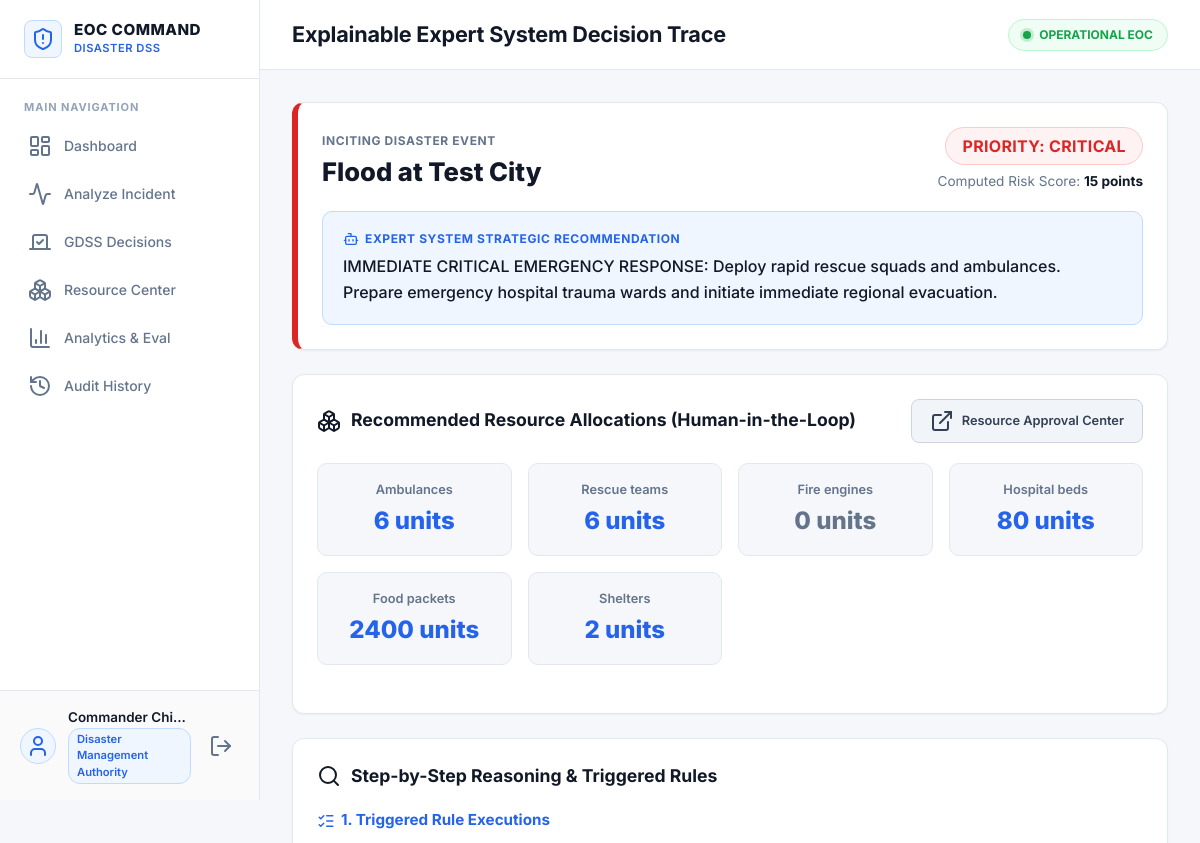
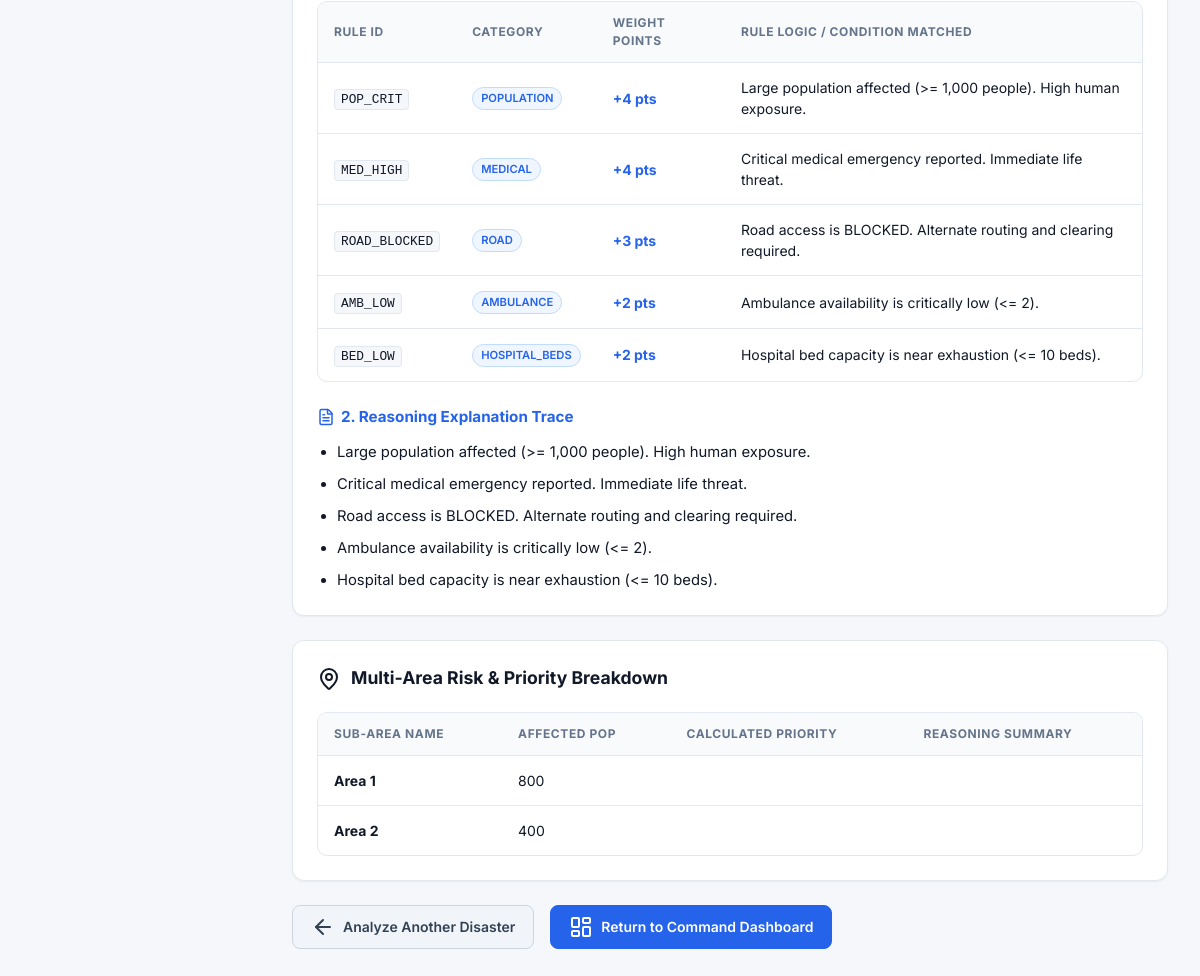
/disaster/3/explain (signed in), run on the app's committed database (2 pictures, top to bottom).
### tables this page shows
CREATE TABLE disasters (
            id INTEGER PRIMARY KEY AUTOINCREMENT,
            disaster_type TEXT NOT NULL,
            location TEXT NOT NULL,
            people_affected INTEGER,
            medical_emergency TEXT,
            road_status TEXT,
            available_ambulances INTEGER,
            hospital_beds INTEGER,
            priority TEXT,
            recommendation TEXT,
            created_at TEXT
        , status TEXT DEFAULT 'ACTIVE');

CREATE TABLE affected_areas (
            id INTEGER PRIMARY KEY AUTOINCREMENT,
            disaster_id INTEGER NOT NULL,
            area_name TEXT NOT NULL,
            people_affected INTEGER DEFAULT 0,
            medical_emergency TEXT DEFAULT 'LOW',
            road_status TEXT DEFAULT 'ACCESSIBLE',
            specific_metrics_json TEXT,
            calculated_priority TEXT DEFAULT 'LOW',
            reasoning_json TEXT,
            created_at TEXT,
            FOREIGN KEY (disaster_id) REFERENCES disasters(id) ON DELETE CASCADE
        );

### app/routes/disaster_routes.py (the view)
@disaster_bp.route("/disaster/<int:disaster_id>/explain")
@login_required
def explain(disaster_id):
    disaster = get_disaster_by_id(disaster_id)
    if not disaster:
        flash("Disaster incident not found.", "warning")
        return redirect(url_for("disaster.dashboard"))
    areas = get_affected_areas_by_disaster(disaster_id)
    engine = RuleEngine()
    eval_result = engine.evaluate_area(disaster["disaster_type"], {
        "people_affected": disaster["people_affected"],
        "medical_emergency": disaster["medical_emergency"],
        "road_status": disaster["road_status"],
        "ambulances": disaster["available_ambulances"],
        "hospital_beds": disaster["hospital_beds"]
    })
    return render_template(
        "result.html",
        disaster_id=disaster["id"],
        disaster_type=disaster["disaster_type"],
        location=disaster["location"],
        people_affected=disaster["people_affected"],
        medical_emergency=disaster["medical_emergency"],
        road_status=disaster["road_status"],
        priority=disaster["priority"],
        score=eval_result["score"],
        recommendation=disaster["recommendation"],
        resource_recommendations=eval_result["resource_recommendations"],
        reasons=eval_result["reasons"],
        triggered_rules=eval_result["triggered_rules"],
        evaluated_areas=areas
    )

### app/db.py (called while the page is built)
def get_db():
    conn = sqlite3.connect(DATABASE_PATH, timeout=30.0)
    try:
        conn.execute("PRAGMA journal_mode=WAL;")
    except Exception:
        pass
    conn.row_factory = sqlite3.Row
    return conn

### app/models.py (called while the page is built)
def get_disaster_by_id(disaster_id):
    conn = get_db()
    disaster = conn.execute("SELECT * FROM disasters WHERE id = ?", (disaster_id,)).fetchone()
    conn.close()
    return disaster

def get_affected_areas_by_disaster(disaster_id):
    conn = get_db()
    areas = conn.execute("SELECT * FROM affected_areas WHERE disaster_id = ? ORDER BY id ASC", (disaster_id,)).fetchall()
    conn.close()
    return areas

### app/routes/auth_routes.py (called while the page is built)
def login_required(f):
    @wraps(f)
    def decorated_function(*args, **kwargs):
        if "user_id" not in session:
            flash("Please log in to access this page.", "warning")
            return redirect(url_for("auth.login"))
        return f(*args, **kwargs)
    return decorated_function

### app/templates/result.html (shortened to what this page needs)
{% extends "base.html" %}
{% block header_title %}Explainable Expert System Decision Trace{% endblock %}
{% block content %}
<div style="max-width: 980px; margin: 0 auto;">
    <div class="card" style="border-left: 6px solid {% if priority == 'CRITICAL' %}var(--critical){% elif priority == 'HIGH' %}var(--warning){% elif priority == 'MEDIUM' %}var(--info){% else %}var(--success){% endif %};">
        <div style="display: flex; justify-content: space-between; align-items: center; flex-wrap: wrap; gap: 16px;">
            <div>
                <span style="color: var(--text-muted); font-size: 0.75rem; text-transform: uppercase; font-weight: 700; letter-spacing: 0.05em;">Inciting Disaster Event</span>
                <h2 style="font-size: 1.6rem; font-weight: 800; color: var(--text-main); margin-top: 2px;">{{ disaster_type }} at {{ location }}</h2>
            </div>
            <div style="text-align: right;">
                <span class="badge badge-{{ priority|lower }}" style="font-size: 1rem; padding: 6px 16px;">
                    PRIORITY: {{ priority }}
                </span>
                <div style="font-size: 0.85rem; color: var(--text-muted); margin-top: 6px;">Computed Risk Score: <strong style="color: var(--text-main);">{{ score }} points</strong></div>
            </div>
        </div>
        <div style="margin-top: 20px; background: var(--primary-light); padding: 18px 20px; border-radius: var(--radius-md); border: 1px solid var(--primary-border);">
            <div style="font-size: 0.75rem; font-weight: 700; color: var(--primary); text-transform: uppercase; letter-spacing: 0.05em; margin-bottom: 6px; display: flex; align-items: center; gap: 6px;">
                <i data-lucide="bot" style="width: 16px; height: 16px;"></i>
                <span>Expert System Strategic Recommendation</span>
            </div>
            <p style="font-size: 1rem; color: var(--text-main); font-weight: 500; line-height: 1.6;">
                {{ recommendation }}
            </p>
        </div>
    </div>
    <div class="card">
        <div class="card-header">
            <div class="card-title">
                <i data-lucide="boxes"></i>
                <span>Recommended Resource Allocations (Human-in-the-Loop)</span>
            </div>
            <a href="{{ url_for('resource.index') }}" class="btn btn-secondary" style="font-size: 0.8rem;">
                <i data-lucide="external-link"></i> Resource Approval Center
            </a>
        </div>
        <div class="grid-cols-3" style="display: grid; grid-template-columns: repeat(auto-fit, minmax(160px, 1fr)); gap: 16px;">
            {% for rname, rqty in resource_recommendations.items() %}
            <div style="background: var(--bg-main); padding: 16px; border-radius: var(--radius-md); text-align: center; border: 1px solid var(--border);">
                <div style="font-size: 0.8rem; color: var(--text-muted); font-weight: 600;">{{ rname }}</div>
                <div style="font-size: 1.5rem; font-weight: 800; color: {% if rqty > 0 %}var(--primary){% else %}var(--text-muted){% endif %}; margin-top: 4px;">
                    {{ rqty }} units
                </div>
            </div>
            {% endfor %}
        </div>
    </div>
    <div class="card">
        <div class="card-header">
            <div class="card-title">
                <i data-lucide="search"></i>
                <span>Step-by-Step Reasoning & Triggered Rules</span>
            </div>
        </div>
        <h4 style="color: var(--primary); margin-bottom: 12px; font-weight: 700; font-size: 0.95rem; display: flex; align-items: center; gap: 6px;">
            <i data-lucide="list-checks" style="width: 18px; height: 18px;"></i>
            <span>1. Triggered Rule Executions</span>
        </h4>
        <div class="table-responsive" style="margin-bottom: 24px;">
            <table>
                <thead>
                    <tr>
                        <th>Rule ID</th>
                        <th>Category</th>
                        <th>Weight Points</th>
                        <th>Rule Logic / Condition Matched</th>
                    </tr>
                </thead>
                <tbody>
                    {% for rule in triggered_rules %}
                    <tr>
                        <td><code style="background: var(--bg-main); padding: 2px 6px; border-radius: 4px; border: 1px solid var(--border); font-size: 0.8rem;">{{ rule.id }}</code></td>
                        <td><span class="role-badge">{{ rule.category }}</span></td>
                        <td><strong style="color: var(--primary);">+{{ rule.points }} pts</strong></td>
                        <td>{{ rule.msg }}</td>
                    </tr>
                    {% endfor %}
                </tbody>
            </table>
        </div>
        <h4 style="color: var(--primary); margin-bottom: 12px; font-weight: 700; font-size: 0.95rem; display: flex; align-items: center; gap: 6px;">
            <i data-lucide="file-text" style="width: 18px; height: 18px;"></i>
            <span>2. Reasoning Explanation Trace</span>
        </h4>
        <ul style="padding-left: 20px; display: flex; flex-direction: column; gap: 10px;">
            {% for reason in reasons %}
            <li style="color: var(--text-main); font-size: 0.925rem; line-height: 1.5;">{{ reason }}</li>
            {% endfor %}
        </ul>
    </div>
    {% if evaluated_areas %}
    <div class="card">
        <div class="card-header">
            <div class="card-title">
                <i data-lucide="map-pin"></i>
                <span>Multi-Area Risk & Priority Breakdown</span>
            </div>
        </div>
        <div class="table-responsive">
            <table>
                <thead>
                    <tr>
                        <th>Sub-Area Name</th>
                        <th>Affected Pop</th>
                        <th>Calculated Priority</th>
                        <th>Reasoning Summary</th>
                    </tr>
                </thead>
                <tbody>
                    {% for area in evaluated_areas %}
                    <tr>
                        <td><strong>{{ area.area_name }}</strong></td>
                        <td>{{ area.people_affected }}</td>
                        <td><span class="badge badge-{{ area.priority|lower }}">{{ area.priority }}</span></td>
                        <td style="font-size: 0.85rem; color: var(--text-muted);">
                        </td>
                    </tr>
                    {% endfor %}
                </tbody>
            </table>
        </div>
    </div>
    {% endif %}
    <div style="display: flex; gap: 16px; margin-top: 24px;">
        <a href="{{ url_for('disaster.index') }}" class="btn btn-secondary">
            <i data-lucide="arrow-left"></i> Analyze Another Disaster
        </a>
        <a href="{{ url_for('disaster.dashboard') }}" class="btn btn-primary">
            <i data-lucide="layout-dashboard"></i> Return to Command Dashboard
        </a>
    </div>
</div>
{% endblock %}

### app/static/css/style.css (style rules this page uses)
:root { --primary: #2563EB; --primary-dark: #1D4ED8; --primary-light: #EFF6FF; --primary-border: #BFDBFE; --bg-main: #F5F7FA; --bg-card: #FFFFFF; --bg-sidebar: #FFFFFF; --bg-topbar: #FFFFFF; --text-main: #111827; --text-muted: #64748B; --text-light: #94A3B8; --border: #E2E8F0; --border-hover: #CBD5E1; --success: #16A34A; --success-bg: #F0FDF4; --success-border: #BBF7D0; --warning: #F59E0B; --warning-bg: #FFFBEB; --warning-border: #FDE68A; --critical: #DC2626; --critical-bg: #FEF2F2; --critical-border: #FECACA; --info: #0EA5E9; --info-bg: #F0F9FF; --info-border: #BAE6FD; --sidebar-width: 260px; --topbar-height: 70px; --radius-sm: 8px; --radius-md: 10px; --radius-lg: 12px; --shadow-sm: 0 1px 2px 0 rgba(0, 0, 0, 0.05); --shadow-md: 0 4px 6px -1px rgba(0, 0, 0, 0.05), 0 2px 4px -1px rgba(0, 0, 0, 0.03); --shadow-lg: 0 10px 15px -3px rgba(0, 0, 0, 0.07), 0 4px 6px -2px rgba(0, 0, 0, 0.03); --transition: all 0.2s cubic-bezier(0.4, 0, 0.2, 1); }
* { box-sizing: border-box; margin: 0; padding: 0; }
body { font-family: 'Inter', system-ui, -apple-system, BlinkMacSystemFont, sans-serif; background-color: var(--bg-main); color: var(--text-main); line-height: 1.5; display: flex; min-height: 100vh; -webkit-font-smoothing: antialiased; -moz-osx-font-smoothing: grayscale; }
.role-badge { display: inline-block; padding: 2px 8px; border-radius: 12px; font-size: 0.7rem; font-weight: 600; background: var(--primary-light); color: var(--primary); border: 1px solid var(--primary-border); }
.grid-cols-3 { display: grid; grid-template-columns: repeat(3, 1fr); gap: 20px; margin-bottom: 24px; }
.card { background: var(--bg-card); border: 1px solid var(--border); border-radius: var(--radius-lg); padding: 24px; margin-bottom: 24px; box-shadow: var(--shadow-sm); transition: var(--transition); }
.card-header { display: flex; justify-content: space-between; align-items: center; margin-bottom: 20px; }
.card-title { font-size: 1.1rem; font-weight: 700; color: var(--text-main); display: flex; align-items: center; gap: 10px; }
.badge { padding: 4px 10px; border-radius: 20px; font-size: 0.75rem; font-weight: 700; text-transform: uppercase; display: inline-flex; align-items: center; gap: 4px; letter-spacing: 0.02em; border: 1px solid transparent; }
.badge-critical { background: var(--critical-bg); color: var(--critical); border-color: var(--critical-border); }
.table-responsive { width: 100%; overflow-x: auto; border-radius: var(--radius-md); border: 1px solid var(--border); }
table { width: 100%; border-collapse: collapse; font-size: 0.875rem; }
th { background: #F8FAFC; color: var(--text-muted); font-size: 0.75rem; font-weight: 700; text-transform: uppercase; letter-spacing: 0.05em; padding: 12px 16px; text-align: left; border-bottom: 1px solid var(--border); }
td { padding: 14px 16px; border-bottom: 1px solid var(--border); color: var(--text-main); vertical-align: middle; }
tr:last-child td { border-bottom: none; }
.btn { padding: 9px 18px; border-radius: var(--radius-sm); font-weight: 600; font-size: 0.875rem; cursor: pointer; border: 1px solid transparent; display: inline-flex; align-items: center; gap: 8px; text-decoration: none; transition: var(--transition); line-height: 1.25; }
.btn-primary { background: var(--primary); color: #FFFFFF; border-color: var(--primary); }
.btn-secondary { background: #F1F5F9; color: #334155; border-color: #CBD5E1; }

### data on the page
disasters: disaster_type "Flood", location "Test City", priority "CRITICAL", recommendation "IMMEDIATE CRITICAL EMERGENCY RESPONSE: Deploy rapid rescue squads and ambulances. Prepare emergency hospital trauma wards and initiate immediate regional evacuation."
affected_areas: area_name "Area 1", people_affected "800"
affected_areas: area_name "Area 2", people_affected "400"

### other printed values
{{ session.get('full_name') }} "Commander Chi…"
{{ session.get('role') }} "Disaster Management Authority"
{{ score }} "15"
{{ rname }} "Ambulances" "Rescue teams" "Fire engines" "Hospital beds" "Food packets" "Shelters"
{{ rqty }} "6" "6" "0" "80" "2400" "2"
{{ rule.id }} "POP_CRIT" "MED_HIGH" "ROAD_BLOCKED" "AMB_LOW" "BED_LOW"
{{ rule.category }} "POPULATION" "MEDICAL" "ROAD" "AMBULANCE" "HOSPITAL_BEDS"
{{ rule.points }} "4" "4" "3" "2" "2"
{{ rule.msg }} "Large population affected (>= 1,000 people). High human exposure." "Critical medical emergency reported. Immediate life threat." "Road access is BLOCKED. Alternate routing and clearing required." "Ambulance availability is critically low (<= 2)." "Hospital bed capacity is near exhaustion (<= 10 beds)."
{{ reason }} "Large population affected (>= 1,000 people). High human exposure." "Critical medical emergency reported. Immediate life threat." "Road access is BLOCKED. Alternate routing and clearing required." "Ambulance availability is critically low (<= 2)." "Hospital bed capacity is near exhaustion (<= 10 beds)."
